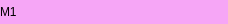
<?xml version="1.0" encoding="UTF-8"?>
<ui version="4.0">
 <class>MacroItem</class>
 <widget class="QFrame" name="MacroItem">
  <property name="geometry">
   <rect>
    <x>0</x>
    <y>0</y>
    <width>228</width>
    <height>24</height>
   </rect>
  </property>
  <property name="windowTitle">
   <string>Frame</string>
  </property>
  <property name="styleSheet">
   <string notr="true">QFrame{background-color: #F6A6F6;border-radius:4px;}</string>
  </property>
  <layout class="QHBoxLayout" name="horizontalLayout">
   <property name="spacing">
    <number>0</number>
   </property>
   <property name="leftMargin">
    <number>0</number>
   </property>
   <property name="topMargin">
    <number>0</number>
   </property>
   <property name="rightMargin">
    <number>0</number>
   </property>
   <property name="bottomMargin">
    <number>0</number>
   </property>
   <item>
    <widget class="QLabel" name="label">
     <property name="text">
      <string>M1</string>
     </property>
    </widget>
   </item>
   <item>
    <spacer name="horizontalSpacer">
     <property name="orientation">
      <enum>Qt::Orientation::Horizontal</enum>
     </property>
     <property name="sizeType">
      <enum>QSizePolicy::Policy::Expanding</enum>
     </property>
     <property name="sizeHint" stdset="0">
      <size>
       <width>40</width>
       <height>20</height>
      </size>
     </property>
    </spacer>
   </item>
   <item>
    <widget class="QPushButton" name="pushButtonEdit">
     <property name="text">
      <string/>
     </property>
     <property name="icon">
      <iconset resource="../res.qrc">
       <normaloff>:/images/macro/bianji 1@2x.png</normaloff>:/images/macro/bianji 1@2x.png</iconset>
     </property>
     <property name="flat">
      <bool>true</bool>
     </property>
    </widget>
   </item>
   <item>
    <widget class="QPushButton" name="pushButtonDelete">
     <property name="text">
      <string/>
     </property>
     <property name="icon">
      <iconset resource="../res.qrc">
       <normaloff>:/images/macro/shanchu 1@2x.png</normaloff>:/images/macro/shanchu 1@2x.png</iconset>
     </property>
     <property name="flat">
      <bool>true</bool>
     </property>
    </widget>
   </item>
  </layout>
 </widget>
 <resources>
  <include location="../res.qrc"/>
 </resources>
 <connections/>
</ui>
